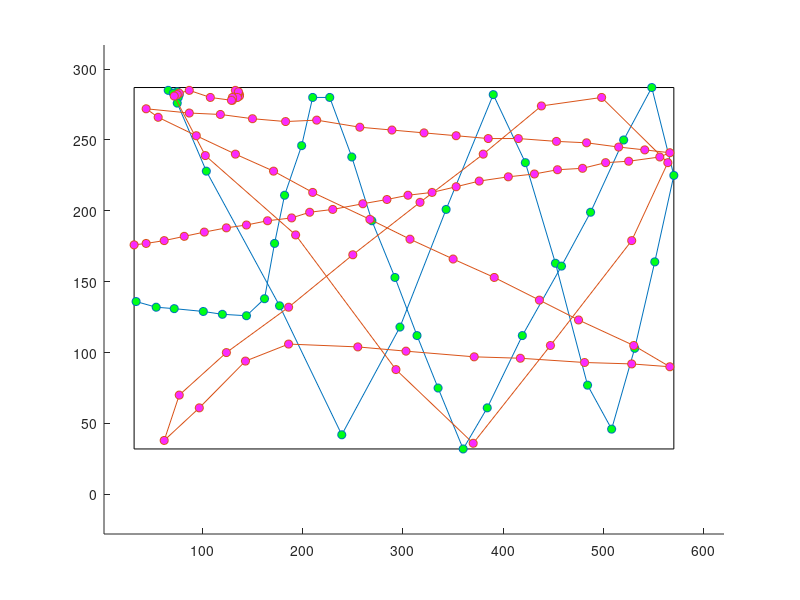

This chart was generated by the following MATLAB code: (Note: this script raises an error after producing the figure.)
X1=[77,76,75,76,66,71,75,104,177,239,297,343,390,422,452,484,508,531,551,570,548,520,487,458,419,384,360,335,314,292,269,249,227,210,199,182,172,162,144,120,101,72,54,34,-1,-1,-1,-1,-1,-1,-1,-1,-1,-1,-1,-1,-1,-1,-1,-1,-1,-1,-1,-1,-1,-1,-1,-1,-1,-1,-1,-1,-1,-1,-1,-1,-1,-1,-1,-1,-1,-1,-1,-1,-1,-1,-1,-1,-1,-1,-1,-1,-1,-1,-1,-1,-1,-1,-1
]; Y1=[282,283,284,280,285,283,276,228,133,42,118,201,282,234,163,77,46,103,164,225,287,250,199,161,112,61,32,75,112,153,193,238,280,280,246,211,177,138,126,127,129,131,132,136,-1,-1,-1,-1,-1,-1,-1,-1,-1,-1,-1,-1,-1,-1,-1,-1,-1,-1,-1,-1,-1,-1,-1,-1,-1,-1,-1,-1,-1,-1,-1,-1,-1,-1,-1,-1,-1,-1,-1,-1,-1,-1,-1,-1,-1,-1,-1,-1,-1,-1,-1,-1,-1,-1,-1
]; X2=[137,137,136,134,134,135,134,133,134,136,134,135,130,130,129,108,87,77,75,72,103,193,293,370,447,528,564,498,438,380,317,250,186,124,77,62,97,143,186,255,303,371,417,481,528,566,530,475,436,391,350,307,267,210,171,133,94,56,44,87,118,150,183,214,257,289,321,353,385,415,453,483,515,541,566,556,525,502,479,454,431,405,376,353,329,305,284,260,230,207,189,165,144,124,102,82,62,44,32
]; Y2=[282,281,283,282,281,281,282,285,281,284,280,280,278,280,278,280,285,283,282,281,239,183,88,36,105,179,234,280,274,240,206,169,132,100,70,38,61,94,106,104,101,97,96,93,92,90,105,123,137,153,166,180,194,213,228,240,253,266,272,269,268,265,263,264,259,257,255,253,251,251,249,248,245,243,241,238,235,234,230,229,226,224,221,217,213,211,208,205,201,199,195,193,190,188,185,182,179,177,176
];
Seq='Seq1m'
C2=[0.000000 1.000000 0.086275]
C3=[0.980392 0.164706 1.000000]
pause=10

clear pause

X1(find(X1<0))=NaN;
X2(find(X2<0))=NaN;

Y1(find(Y1<0))=NaN;
Y2(find(Y2<0))=NaN;

maxX=[max(X1) max(X2)]; %abscisse maximum
minX=[min(X1) min(X2)]; %abscisse minimum

maxY=[max(Y1) max(Y2)];%ordoonée maximum
minY=[min(Y1) min(Y2)]; %ordonnée minimum

%bord gauche
Dx1=[min(minX),min(minX)]; 
Dy1=[max(maxY),min(minY)];
%bord haut
Dx2=[min(minX),max(maxX)];
Dy2=[max(maxY),max(maxY)];
%bord droit
Dx3=[max(maxX),max(maxX)];
Dy3=[max(maxY),min(minY)];
%bord bas
Dx4=[min(minX),max(maxX)];
Dy4=[min(minY), min(minY)];

rB=15;
Z=0;

%La distance limite et changement d'angle minimum pour que ce soit un choc sont fixés

dmin=50;
alphamin=1;

%On calcule la distance entre les pucks
%Création d'un vecteur de booléens avec "true" si la distance est inférieure à dmin
%En multipliant par un vecteur d'indexes, on obtient un vecteur avec des index s'il y a un choc potentiel et zero s'il n'y en a pas

DistancePucks=sqrt((X1-X2).^2+(Y1-Y2).^2);
t=DistancePucks<dmin;
ConditionDistance=t.*(1:length(X1));

%Changement de direction
%Différence entre 2 éléments des vecteurs positions pour calculer la pente (tangente de l'angle par rapport à l'horizontale)
X1Diff=diff(X1);
Y1Diff=diff(Y1);
Angles1=atan2(Y1Diff,X1Diff);
X2Diff=diff(X2);
Y2Diff=diff(Y2);
Angles2=atan2(Y2Diff,X2Diff);

A=abs(diff(Angles1));
B=abs(diff(Angles2));

%On cherche les positions où à la fois le puck 1 et 2 ont une variation d'angle de plus de 1 radian
C=find(A>alphamin | B>alphamin); %opérateur logique "ou"

%Le vecteur C nous donne la position avant le changement de trajectoire, nous cherchons donc celle d'après: il faut l'incrémenter de 1

ConditionAngle=C+1;

%Le choc se produit si les deux conditions décrites sont satisfaites simultanément

ConditionChoc=intersect(ConditionAngle,ConditionDistance);

%On ne valide que les chocs  partir du 11e index afin d'éviter que le début ne soit interprété comme une succession de chocs (les pucks viennent d'être déposés sur la table)

choc=ConditionChoc(find(ConditionChoc>10));

%Détection des rebonds premier puck

%Bord droit
BD1=find((max(maxX)-X1)<=rB);
BD1(1+find(diff(BD1)==1))=[];

%Bord gauche
BG1=find((X1-min(minX))<=rB);
BG1(1+find(diff(BG1)==1))=[];

%Bord haut
BH1=find((Y1+rB)>=max(maxY));
BH1(1+find(diff(BH1)==1))=[];

%Bord bas
BB1=find((Y1-rB)<=min(minY));
BB1(1+find(diff(BB1)==1))=[];

%Détection des rebonds deuxième puck

%Bord droit
BD2=find((max(maxX)-X2)<=rB);
BD2(1+find(diff(BD2)==1))=[];

%Bord gauche
BG2=find((X2-min(minX))<=rB);
BG2(1+find(diff(BG2)==1))=[];

%Bord haut
BH2=find((Y2+rB)>=max(maxY));
BH2(1+find(diff(BH2)==1))=[];

%Bord bas
BB2=find((Y2-rB)<=min(minY));
BB2(1+find(diff(BB2)==1))=[];


fig=figure('Name','Air Hockey');
hold on

plot(Dx1,Dy1,'k',Dx2,Dy2,'k',Dx3,Dy3,'k',Dx4,Dy4,'k','linewidth',0.5);
axis([min(minX)-30 max(maxX)+50 min(minY)-60 max(maxY)+30]);

p1=plot(X1,Y1,'-o','markerfacecolor',[C2(1) C2(2) C2(3)]);
p2=plot(X2,Y2,'-o','markerfacecolor',[C3(1) C3(2) C3(3)]);
p1.Color=[C2(1) C2(2) C2(3)]; 
p2.Color=[C3(1) C3(2) C3(3)]; %on applique les couleurs choisies depuis Labview

scatter([X1(choc),X2(choc)],[Y1(choc),Y2(choc)],2000,'markerfacecolor','r','markeredgecolor','r','markerfacealpha',0.2,'linewidth',1); %choix des paramètres de "décoration" du point de choc entre les pucks
scatter(X1([BD1,BG1,BH1,BB1]),Y1([BD1,BG1,BH1,BB1]),400,'markeredgecolor',[C2(1) C2(2) C2(3)]);
scatter(X2([BD2,BG2,BH2,BB2]),Y2([BD2,BG2,BH2,BB2]),400,'markeredgecolor',[C3(1) C3(2) C3(3)]);

text((min(minX)+max(maxX))/2-30,max(maxY)+50,'Air Hockey','Color','black','FontSize',14,'FontWeight','bold');%affichage du titre
xlabel ('Largeur');
ylabel ('Hauteur');

text(30,max(maxY)+20,Seq); %Seq provient de LabView, c'est un string qui vaut soit 'Seq1m', soit 'Seq2m'
t=datetime('now');
text(30+60,max(maxY)+20,datestr(t)); %affichage de date et heure actuelles

str1="%i bands hit by puck 1";
txt1=length(BD1)+length(BG1)+length(BH1)+length(BB1);
legende1=sprintf(str1,txt1);

str2="%i bands hit by puck 2";
txt2=length(BD2)+length(BG2)+length(BH2)+length(BB2);
legende2=sprintf(str2,txt2);

str3="%i puck collision(s)";
txt3=length(choc);
legende3=sprintf(str3,txt3);

text(min(minX),min(minY)-15,legende1);%affichage du nombre de chocs entre puck1 et bandes
text(min(minX),min(minY)-25,legende2);%affichage du nombre de chocs entre puck2 et bandes
text(min(minX),min(minY)-35,legende3);%affichage du nombre de collisions entre pucks


hold off
saveas(fig,'AH_score','pdf') %sauvegarde du document PDF
%saveas est placé ici car dans le cas où l'on viendrait à fermer la fenêtre avant que le temps de valeur pause ne s'écoule, le fichier serait créé de toute façon

clear all
pause(10);


